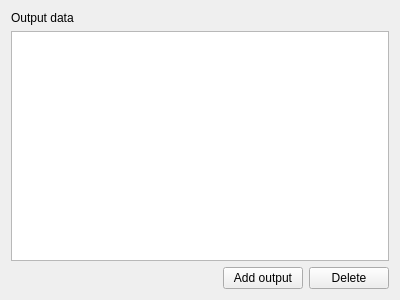
<?xml version="1.0" encoding="UTF-8"?>
<ui version="4.0">
 <class>CreateExternalProcessOutputPage</class>
 <widget class="QWizardPage" name="CreateExternalProcessOutputPage">
  <property name="geometry">
   <rect>
    <x>0</x>
    <y>0</y>
    <width>400</width>
    <height>300</height>
   </rect>
  </property>
  <property name="windowTitle">
   <string>WizardPage</string>
  </property>
  <layout class="QVBoxLayout" name="verticalLayout">
   <item>
    <widget class="QLabel" name="lblTitle">
     <property name="text">
      <string>Output data</string>
     </property>
    </widget>
   </item>
   <item>
    <widget class="QTableView" name="tvOutput"/>
   </item>
   <item>
    <layout class="QHBoxLayout" name="buttonsLayout">
     <property name="sizeConstraint">
      <enum>QLayout::SetMinAndMaxSize</enum>
     </property>
     <item>
      <spacer name="horizontalSpacer">
       <property name="orientation">
        <enum>Qt::Horizontal</enum>
       </property>
       <property name="sizeHint" stdset="0">
        <size>
         <width>188</width>
         <height>20</height>
        </size>
       </property>
      </spacer>
     </item>
     <item>
      <widget class="QPushButton" name="pbAdd">
       <property name="text">
        <string>Add output</string>
       </property>
      </widget>
     </item>
     <item>
      <widget class="QPushButton" name="pbDelete">
       <property name="text">
        <string>Delete</string>
       </property>
      </widget>
     </item>
    </layout>
   </item>
  </layout>
 </widget>
 <resources/>
 <connections/>
</ui>
